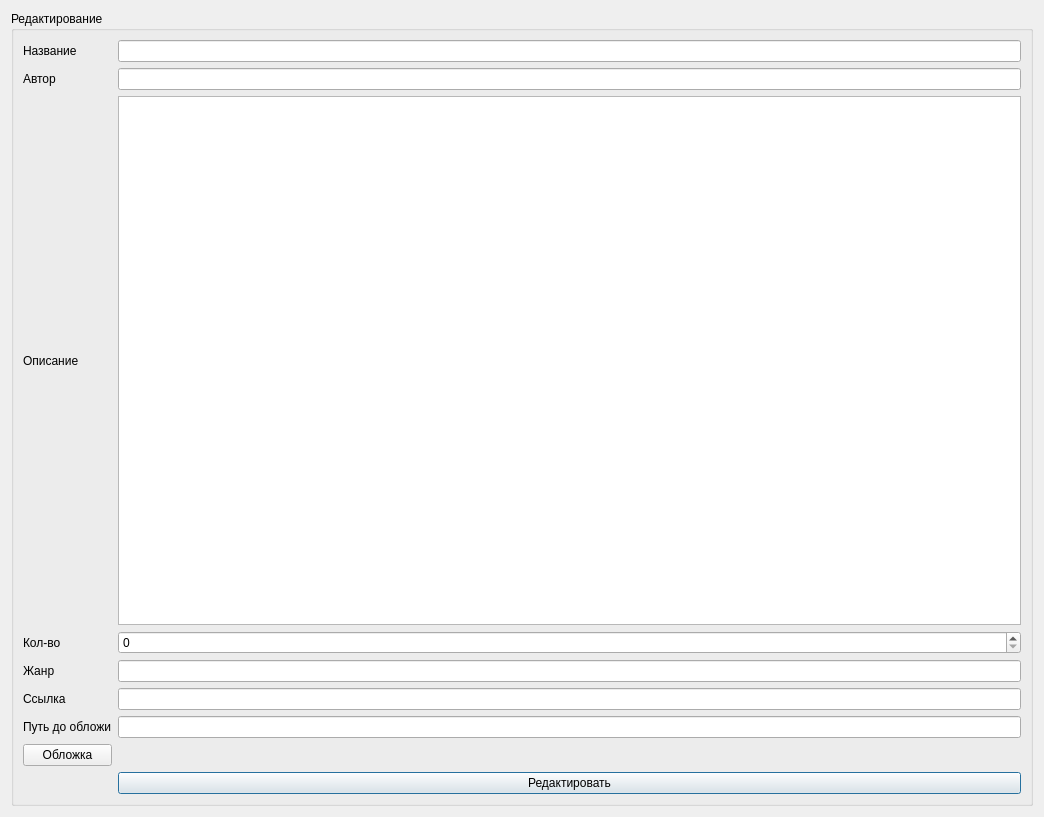
<?xml version="1.0" encoding="UTF-8"?>
<ui version="4.0">
 <class>EditBookForm</class>
 <widget class="QDialog" name="EditBookForm">
  <property name="geometry">
   <rect>
    <x>0</x>
    <y>0</y>
    <width>1044</width>
    <height>817</height>
   </rect>
  </property>
  <property name="windowTitle">
   <string>Dialog</string>
  </property>
  <layout class="QGridLayout" name="gridLayout_2">
   <item row="0" column="0">
    <widget class="QGroupBox" name="editBookBox">
     <property name="enabled">
      <bool>true</bool>
     </property>
     <property name="sizePolicy">
      <sizepolicy hsizetype="Preferred" vsizetype="Preferred">
       <horstretch>0</horstretch>
       <verstretch>0</verstretch>
      </sizepolicy>
     </property>
     <property name="title">
      <string>Редактирование</string>
     </property>
     <layout class="QGridLayout" name="gridLayout">
      <item row="1" column="2">
       <widget class="QLineEdit" name="autorEdit"/>
      </item>
      <item row="9" column="2">
       <widget class="QPushButton" name="saveBookButton">
        <property name="text">
         <string>Редактировать</string>
        </property>
       </widget>
      </item>
      <item row="0" column="2">
       <widget class="QLineEdit" name="titleEdit">
        <property name="sizePolicy">
         <sizepolicy hsizetype="Expanding" vsizetype="Fixed">
          <horstretch>6</horstretch>
          <verstretch>0</verstretch>
         </sizepolicy>
        </property>
       </widget>
      </item>
      <item row="0" column="0">
       <widget class="QLabel" name="label_2">
        <property name="text">
         <string>Название</string>
        </property>
       </widget>
      </item>
      <item row="6" column="2">
       <widget class="QLineEdit" name="imagePathEdit">
        <property name="enabled">
         <bool>true</bool>
        </property>
        <property name="readOnly">
         <bool>true</bool>
        </property>
       </widget>
      </item>
      <item row="4" column="2">
       <widget class="QLineEdit" name="genreEdit"/>
      </item>
      <item row="6" column="0">
       <widget class="QLabel" name="label_11">
        <property name="text">
         <string>Путь до обложи</string>
        </property>
       </widget>
      </item>
      <item row="2" column="2">
       <widget class="QTextEdit" name="DescriptionEdit"/>
      </item>
      <item row="8" column="2">
       <widget class="QLabel" name="Lbl_image">
        <property name="enabled">
         <bool>true</bool>
        </property>
        <property name="text">
         <string/>
        </property>
       </widget>
      </item>
      <item row="8" column="0">
       <widget class="QPushButton" name="Downloadimage">
        <property name="text">
         <string>Обложка</string>
        </property>
       </widget>
      </item>
      <item row="3" column="0">
       <widget class="QLabel" name="label_5">
        <property name="text">
         <string>Кол-во</string>
        </property>
       </widget>
      </item>
      <item row="1" column="0">
       <widget class="QLabel" name="label_3">
        <property name="text">
         <string>Автор</string>
        </property>
       </widget>
      </item>
      <item row="2" column="0">
       <widget class="QLabel" name="label_4">
        <property name="text">
         <string>Описание</string>
        </property>
       </widget>
      </item>
      <item row="3" column="2">
       <widget class="QSpinBox" name="quantityBox"/>
      </item>
      <item row="5" column="2">
       <widget class="QLineEdit" name="linkEdit"/>
      </item>
      <item row="4" column="0">
       <widget class="QLabel" name="label_10">
        <property name="text">
         <string>Жанр</string>
        </property>
       </widget>
      </item>
      <item row="5" column="0">
       <widget class="QLabel" name="label">
        <property name="text">
         <string>Ссылка</string>
        </property>
       </widget>
      </item>
     </layout>
    </widget>
   </item>
  </layout>
 </widget>
 <resources/>
 <connections/>
</ui>
